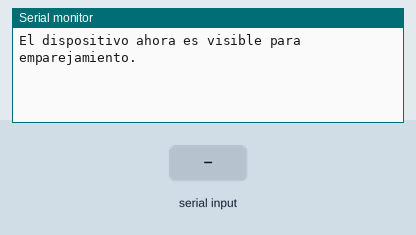
This sketch was run on a simulated ESP32. On the bench: the last lines printed to the serial monitor. The test bench sets the inputs (shaded band). Nothing arrives over Bluetooth unless stated.

Above: at 1.2 s.
1.3 s: "1" received over the second serial link
At 2.4 s:
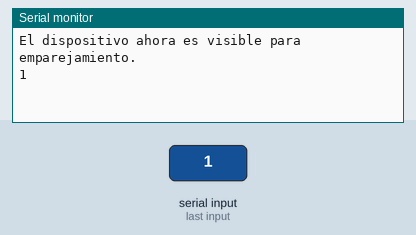
2.8 s: "0" received over the second serial link
At 3.4 s:
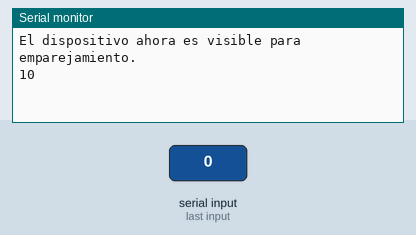

Measured:
- after the input at 1.3 s, the serial monitor: prints a new line at once (image 1)
- after the input at 2.8 s, the serial monitor: prints a new line at once (image 2)

The sketch:

ESP_32_Inicializar_Bluetooth.ino
```cpp
#include "BluetoothSerial.h"  // Incluir la librería BluetoothSerial

BluetoothSerial SerialBT;     // Crear un objeto BluetoothSerial

void setup() {
  Serial.begin(115200);       // Inicializar la comunicación serial
  SerialBT.begin("ESP32_BT"); // Inicializar el Bluetooth con el nombre "ESP32_BT"
  Serial.println("El dispositivo ahora es visible para emparejamiento.");
}

void loop() {
  if (Serial.available()) {          // Si hay datos en la conexión serial por USB
    SerialBT.write(Serial.read());   // Enviar datos al Bluetooth
  }

  if (SerialBT.available()) {        // Si hay datos recibidos por Bluetooth
    Serial.write(SerialBT.read());   // Mostrar los datos en el monitor serial
  }

  delay(20); // Evitar sobrecargar el procesador
}
```
